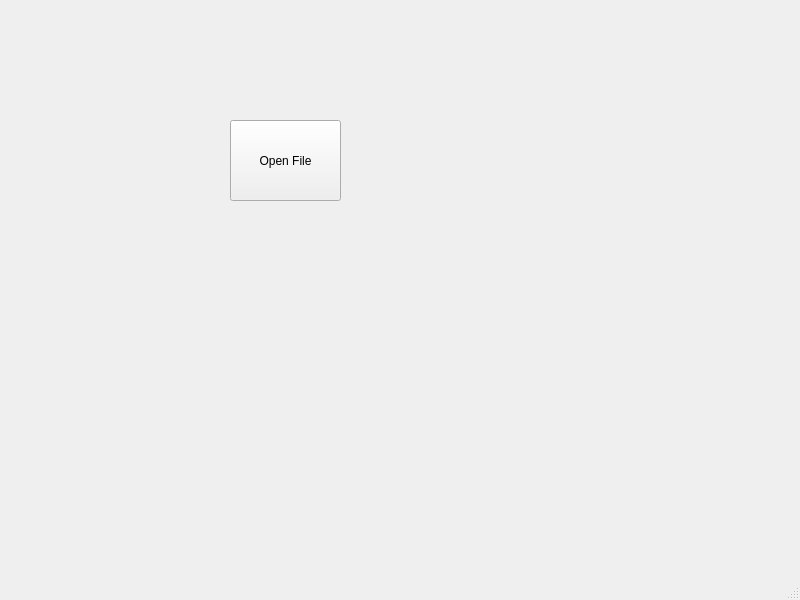
<?xml version="1.0" encoding="UTF-8"?>
<ui version="4.0">
 <class>MainWindow</class>
 <widget class="QMainWindow" name="MainWindow">
  <property name="geometry">
   <rect>
    <x>0</x>
    <y>0</y>
    <width>800</width>
    <height>600</height>
   </rect>
  </property>
  <property name="windowTitle">
   <string>MainWindow</string>
  </property>
  <widget class="QWidget" name="centralwidget">
   <widget class="QPushButton" name="OpenFilepushButton">
    <property name="geometry">
     <rect>
      <x>230</x>
      <y>120</y>
      <width>111</width>
      <height>81</height>
     </rect>
    </property>
    <property name="text">
     <string>Open File</string>
    </property>
   </widget>
  </widget>
  <widget class="QMenuBar" name="menubar">
   <property name="geometry">
    <rect>
     <x>0</x>
     <y>0</y>
     <width>800</width>
     <height>21</height>
    </rect>
   </property>
  </widget>
  <widget class="QStatusBar" name="statusbar"/>
 </widget>
 <resources/>
 <connections/>
</ui>
